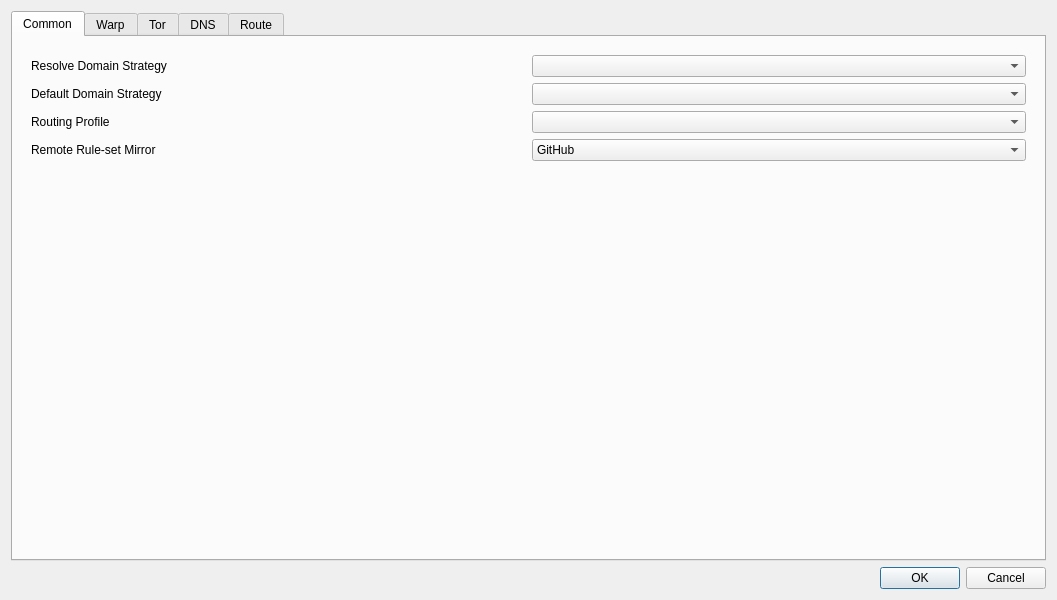
<?xml version="1.0" encoding="UTF-8"?>
<ui version="4.0">
 <class>DialogManageRoutes</class>
 <widget class="QDialog" name="DialogManageRoutes">
  <property name="geometry">
   <rect>
    <x>0</x>
    <y>0</y>
    <width>1057</width>
    <height>600</height>
   </rect>
  </property>
  <property name="windowTitle">
   <string>Routes</string>
  </property>
  <layout class="QVBoxLayout" name="verticalLayout">
   <item>
    <widget class="QTabWidget" name="tabWidget">
     <property name="currentIndex">
      <number>0</number>
     </property>
     <widget class="QWidget" name="tab">
      <attribute name="title">
       <string>Common</string>
      </attribute>
      <layout class="QVBoxLayout" name="verticalLayout_3">
       <item>
        <widget class="QWidget" name="widget" native="true">
         <layout class="QGridLayout" name="gridLayout_2">
          <item row="3" column="1">
           <widget class="QComboBox" name="route_prof"/>
          </item>
          <item row="2" column="0">
           <widget class="QLabel" name="label_3">
            <property name="uiLevel" stdset="0">
             <string notr="true">advanced</string>
            </property>
            <property name="toolTip">
             <string>&lt;html&gt;&lt;head/&gt;&lt;body&gt;&lt;p&gt;Used as default strategy when resolving outbound/dns server Domain addresses&lt;/p&gt;&lt;/body&gt;&lt;/html&gt;</string>
            </property>
            <property name="text">
             <string>Default Domain Strategy</string>
            </property>
            <property name="buddy">
             <cstring>default_domain_strategy</cstring>
            </property>
           </widget>
          </item>
          <item row="1" column="1">
           <widget class="QComboBox" name="domainStrategyCombo">
            <property name="uiLevel" stdset="0">
             <string notr="true">advanced</string>
            </property>
            <property name="editable">
             <bool>false</bool>
            </property>
           </widget>
          </item>
          <item row="2" column="1">
           <widget class="QComboBox" name="default_domain_strategy">
            <property name="uiLevel" stdset="0">
             <string notr="true">advanced</string>
            </property>
            <property name="editable">
             <bool>false</bool>
            </property>
           </widget>
          </item>
          <item row="4" column="0">
           <widget class="QLabel" name="ruleset_mirror_l">
            <property name="uiLevel" stdset="0">
             <string notr="true">advanced</string>
            </property>
            <property name="text">
             <string>Remote Rule-set Mirror</string>
            </property>
            <property name="buddy">
             <cstring>ruleset_mirror</cstring>
            </property>
           </widget>
          </item>
          <item row="1" column="0">
           <widget class="QLabel" name="label_6">
            <property name="uiLevel" stdset="0">
             <string notr="true">advanced</string>
            </property>
            <property name="toolTip">
             <string>&lt;html&gt;&lt;head/&gt;&lt;body&gt;&lt;p&gt;If not empty, resolves domains in requests according to the strategy&lt;/p&gt;&lt;/body&gt;&lt;/html&gt;</string>
            </property>
            <property name="text">
             <string>Resolve Domain Strategy</string>
            </property>
            <property name="buddy">
             <cstring>domainStrategyCombo</cstring>
            </property>
           </widget>
          </item>
          <item row="3" column="0">
           <widget class="QLabel" name="route_prof_l">
            <property name="text">
             <string>Routing Profile</string>
            </property>
            <property name="buddy">
             <cstring>route_prof</cstring>
            </property>
           </widget>
          </item>
          <item row="4" column="1">
           <widget class="QComboBox" name="ruleset_mirror">
            <property name="uiLevel" stdset="0">
             <string notr="true">advanced</string>
            </property>
            <item>
             <property name="text">
              <string>GitHub</string>
             </property>
            </item>
            <item>
             <property name="text">
              <string>jsDelivr(Cloudflare)</string>
             </property>
            </item>
            <item>
             <property name="text">
              <string>jsDelivr(Gcore)</string>
             </property>
            </item>
            <item>
             <property name="text">
              <string>jsDelivr(Quantil)</string>
             </property>
            </item>
            <item>
             <property name="text">
              <string>jsDelivr(Fastly)</string>
             </property>
            </item>
            <item>
             <property name="text">
              <string>jsDelivr(CDN)</string>
             </property>
            </item>
           </widget>
          </item>
         </layout>
        </widget>
       </item>
       <item>
        <spacer name="common_bottom_spacer">
         <property name="orientation">
          <enum>Qt::Vertical</enum>
         </property>
         <property name="sizeHint" stdset="0">
          <size>
           <width>20</width>
           <height>0</height>
          </size>
         </property>
        </spacer>
       </item>
      </layout>
     </widget>
     <widget class="QWidget" name="tab_5">
      <property name="uiFoldInto" stdset="0">
       <string notr="true">tab</string>
      </property>
      <attribute name="title">
       <string>Warp</string>
      </attribute>
      <layout class="QVBoxLayout" name="verticalLayout_8">
       <item>
        <widget class="QWidget" name="widget_3" native="true">
         <layout class="QFormLayout" name="formLayout_3">
          <item row="0" column="0">
           <widget class="QCheckBox" name="enable_warp">
            <property name="toolTip">
             <string>&lt;html&gt;&lt;head/&gt;&lt;body&gt;&lt;p&gt;Enables the following config to be used as egress, useful for bypassing services restrciting non-warp VPNs&lt;/p&gt;&lt;/body&gt;&lt;/html&gt;</string>
            </property>
            <property name="text">
             <string>Enable Warp</string>
            </property>
           </widget>
          </item>
          <item row="1" column="0">
           <widget class="QLabel" name="warp_mode_l">
            <property name="toolTip">
             <string>WireGuard runs over UDP. AmneziaWG adds WARP-compatible junk and camouflage packets. MASQUE tunnels over HTTP/3 or HTTP/2.</string>
            </property>
            <property name="text">
             <string>Mode</string>
            </property>
            <property name="buddy">
             <cstring>warp_mode</cstring>
            </property>
           </widget>
          </item>
          <item row="1" column="1">
           <widget class="QComboBox" name="warp_mode">
            <property name="toolTip">
             <string>WireGuard runs over UDP. AmneziaWG adds WARP-compatible junk and camouflage packets. MASQUE tunnels over HTTP/3 or HTTP/2.</string>
            </property>
            <item>
             <property name="text">
              <string notr="true">WireGuard</string>
             </property>
            </item>
            <item>
             <property name="text">
              <string notr="true">MASQUE</string>
             </property>
            </item>
            <item>
             <property name="text">
              <string notr="true">AmneziaWG</string>
             </property>
            </item>
           </widget>
          </item>
         </layout>
        </widget>
       </item>
       <item>
        <widget class="QGroupBox" name="warp_wg_box">
         <property name="uiLevel" stdset="0">
          <string notr="true">advanced</string>
         </property>
         <property name="title">
          <string notr="true">WireGuard</string>
         </property>
         <layout class="QFormLayout" name="warp_wg_form">
          <item row="0" column="0">
           <widget class="QLabel" name="label_7">
            <property name="text">
             <string>Endpoint</string>
            </property>
            <property name="buddy">
             <cstring>warp_ep</cstring>
            </property>
           </widget>
          </item>
          <item row="0" column="1">
           <widget class="QLineEdit" name="warp_ep"/>
          </item>
          <item row="1" column="0">
           <widget class="QLabel" name="label_4">
            <property name="text">
             <string>Private Key</string>
            </property>
            <property name="buddy">
             <cstring>warp_private_key</cstring>
            </property>
           </widget>
          </item>
          <item row="1" column="1">
           <widget class="QLineEdit" name="warp_private_key"/>
          </item>
          <item row="2" column="0">
           <widget class="QLabel" name="label_5">
            <property name="text">
             <string>Public Key</string>
            </property>
            <property name="buddy">
             <cstring>warp_public_key</cstring>
            </property>
           </widget>
          </item>
          <item row="2" column="1">
           <widget class="QLineEdit" name="warp_public_key"/>
          </item>
          <item row="3" column="0">
           <widget class="QLabel" name="label_12">
            <property name="text">
             <string>Interface Addresses</string>
            </property>
            <property name="buddy">
             <cstring>warp_ifc_addrs</cstring>
            </property>
           </widget>
          </item>
          <item row="3" column="1">
           <widget class="QLineEdit" name="warp_ifc_addrs"/>
          </item>
          <item row="4" column="0">
           <widget class="QLabel" name="label">
            <property name="text">
             <string>Reserved</string>
            </property>
            <property name="buddy">
             <cstring>warp_reserved</cstring>
            </property>
           </widget>
          </item>
          <item row="4" column="1">
           <widget class="QLineEdit" name="warp_reserved"/>
          </item>
         </layout>
        </widget>
       </item>
       <item>
        <widget class="QGroupBox" name="warp_masque_box">
         <property name="uiLevel" stdset="0">
          <string notr="true">advanced</string>
         </property>
         <property name="title">
          <string notr="true">MASQUE</string>
         </property>
         <layout class="QFormLayout" name="warp_masque_form">
          <item row="0" column="0">
           <widget class="QLabel" name="warp_masque_ep_l">
            <property name="text">
             <string>Endpoint</string>
            </property>
            <property name="buddy">
             <cstring>warp_masque_ep</cstring>
            </property>
           </widget>
          </item>
          <item row="0" column="1">
           <widget class="QLineEdit" name="warp_masque_ep"/>
          </item>
          <item row="1" column="0">
           <widget class="QLabel" name="warp_masque_private_key_l">
            <property name="text">
             <string>Private Key</string>
            </property>
            <property name="buddy">
             <cstring>warp_masque_private_key</cstring>
            </property>
           </widget>
          </item>
          <item row="1" column="1">
           <widget class="QLineEdit" name="warp_masque_private_key"/>
          </item>
          <item row="2" column="0">
           <widget class="QLabel" name="warp_masque_peer_public_key_l">
            <property name="toolTip">
             <string>Base64 DER of the server's public key. When set, it pins the server certificate.</string>
            </property>
            <property name="text">
             <string>Peer Public Key</string>
            </property>
            <property name="buddy">
             <cstring>warp_masque_peer_public_key</cstring>
            </property>
           </widget>
          </item>
          <item row="2" column="1">
           <widget class="QLineEdit" name="warp_masque_peer_public_key"/>
          </item>
          <item row="3" column="0">
           <widget class="QLabel" name="warp_masque_ifc_addrs_l">
            <property name="text">
             <string>Interface Addresses</string>
            </property>
            <property name="buddy">
             <cstring>warp_masque_ifc_addrs</cstring>
            </property>
           </widget>
          </item>
          <item row="3" column="1">
           <widget class="QLineEdit" name="warp_masque_ifc_addrs"/>
          </item>
          <item row="4" column="0">
           <widget class="QLabel" name="warp_masque_sni_l">
            <property name="text">
             <string notr="true">SNI</string>
            </property>
            <property name="buddy">
             <cstring>warp_masque_sni</cstring>
            </property>
           </widget>
          </item>
          <item row="4" column="1">
           <widget class="QLineEdit" name="warp_masque_sni"/>
          </item>
          <item row="5" column="0">
           <widget class="QLabel" name="warp_masque_http_mode_l">
            <property name="toolTip">
             <string>HTTP/3 runs over UDP; HTTP/2 runs over TLS on TCP and works where UDP is blocked.</string>
            </property>
            <property name="text">
             <string>HTTP Version</string>
            </property>
            <property name="buddy">
             <cstring>warp_masque_http_mode</cstring>
            </property>
           </widget>
          </item>
          <item row="5" column="1">
           <widget class="QComboBox" name="warp_masque_http_mode">
            <property name="toolTip">
             <string>HTTP/3 runs over UDP; HTTP/2 runs over TLS on TCP and works where UDP is blocked.</string>
            </property>
            <item>
             <property name="text">
              <string>HTTP/3 (fallback to HTTP/2)</string>
             </property>
            </item>
            <item>
             <property name="text">
              <string>HTTP/3 only</string>
             </property>
            </item>
            <item>
             <property name="text">
              <string notr="true">HTTP/2</string>
             </property>
            </item>
           </widget>
          </item>
         </layout>
        </widget>
       </item>
       <item>
        <layout class="QHBoxLayout" name="warp_autogen_row">
         <item>
          <widget class="QPushButton" name="warp_autogen">
           <property name="toolTip">
            <string>&lt;html&gt;&lt;head/&gt;&lt;body&gt;&lt;p&gt;Gets a new config from cloudflare API&lt;/p&gt;&lt;/body&gt;&lt;/html&gt;</string>
           </property>
           <property name="text">
            <string>Generate Warp Config</string>
           </property>
          </widget>
         </item>
         <item>
          <widget class="QPushButton" name="warp_api_hosts_btn">
           <property name="uiLevel" stdset="0">
            <string notr="true">advanced</string>
           </property>
           <property name="toolTip">
            <string>Cloudflare API domains to try, in order, when generating a WARP config</string>
           </property>
           <property name="text">
            <string>Registration Domains…</string>
           </property>
          </widget>
         </item>
         <item>
          <widget class="QPushButton" name="warp_advanced_btn">
           <property name="uiLevel" stdset="0">
            <string notr="true">advanced</string>
           </property>
           <property name="toolTip">
            <string>TLS fragmentation for WARP registration</string>
           </property>
           <property name="text">
            <string>Advanced…</string>
           </property>
          </widget>
         </item>
         <item>
          <spacer name="warp_autogen_spacer">
           <property name="orientation">
            <enum>Qt::Horizontal</enum>
           </property>
           <property name="sizeHint" stdset="0">
            <size>
             <width>40</width>
             <height>20</height>
            </size>
           </property>
          </spacer>
         </item>
        </layout>
       </item>
       <item>
        <spacer name="warp_bottom_spacer">
         <property name="orientation">
          <enum>Qt::Vertical</enum>
         </property>
         <property name="sizeHint" stdset="0">
          <size>
           <width>20</width>
           <height>40</height>
          </size>
         </property>
        </spacer>
       </item>
      </layout>
     </widget>
     <widget class="QWidget" name="tab_tor">
      <property name="uiFoldInto" stdset="0">
       <string notr="true">tab</string>
      </property>
      <attribute name="title">
       <string notr="true">Tor</string>
      </attribute>
      <layout class="QVBoxLayout" name="tor_layout">
       <item>
        <widget class="QCheckBox" name="enable_tor">
         <property name="toolTip">
          <string>Sends proxied traffic out through Tor, over the selected server. TCP only.</string>
         </property>
         <property name="text">
          <string>Exit through Tor</string>
         </property>
        </widget>
       </item>
       <item>
        <widget class="QLabel" name="tor_status"/>
       </item>
       <item>
        <spacer name="tor_bottom_spacer">
         <property name="orientation">
          <enum>Qt::Vertical</enum>
         </property>
         <property name="sizeHint" stdset="0">
          <size>
           <width>20</width>
           <height>40</height>
          </size>
         </property>
        </spacer>
       </item>
      </layout>
     </widget>
     <widget class="QWidget" name="tab_3">
      <attribute name="title">
       <string>DNS</string>
      </attribute>
      <layout class="QVBoxLayout" name="verticalLayout_4">
       <item>
        <widget class="QGroupBox" name="simple_dns_box">
         <property name="uiFoldInto" stdset="0">
          <string notr="true">tab</string>
         </property>
         <property name="title">
          <string>Simple DNS Settings</string>
         </property>
         <layout class="QGridLayout" name="gridLayout">
          <item row="4" column="0">
           <widget class="QLabel" name="label_2">
            <property name="uiLevel" stdset="0">
             <string notr="true">advanced</string>
            </property>
            <property name="toolTip">
             <string>&lt;html&gt;&lt;head/&gt;&lt;body&gt;&lt;p&gt;Local DNS can not be used in some configurations, you will have to set an ip here to be used as local dns in such situations&lt;/p&gt;&lt;/body&gt;&lt;/html&gt;</string>
            </property>
            <property name="text">
             <string>Local Override</string>
            </property>
            <property name="buddy">
             <cstring>local_override</cstring>
            </property>
           </widget>
          </item>
          <item row="7" column="3">
           <layout class="QHBoxLayout" name="horizontalLayout_3">
            <item>
             <widget class="QComboBox" name="dns_final_out">
              <item>
               <property name="text">
                <string notr="true">remote</string>
               </property>
              </item>
              <item>
               <property name="text">
                <string notr="true">direct</string>
               </property>
              </item>
             </widget>
            </item>
            <item>
             <widget class="QCheckBox" name="enable_dns_routing">
              <property name="uiLevel" stdset="0">
               <string notr="true">advanced</string>
              </property>
              <property name="toolTip">
               <string>&lt;html&gt;&lt;head/&gt;&lt;body&gt;&lt;p&gt;When enabled, domains destined for direct outbound will also be resolved using direct dns&lt;/p&gt;&lt;/body&gt;&lt;/html&gt;</string>
              </property>
              <property name="text">
               <string>Enable DNS Routing</string>
              </property>
             </widget>
            </item>
            <item>
             <widget class="QCheckBox" name="respect_hosts">
              <property name="uiLevel" stdset="0">
               <string notr="true">advanced</string>
              </property>
              <property name="toolTip">
               <string>&lt;html&gt;&lt;head/&gt;&lt;body&gt;&lt;p&gt;Answer A/AAAA queries from the system hosts file before consulting any DNS server. Only domains actually listed in the file are affected.&lt;/p&gt;&lt;/body&gt;&lt;/html&gt;</string>
              </property>
              <property name="text">
               <string>Respect Hosts File</string>
              </property>
             </widget>
            </item>
            <item>
             <widget class="QPushButton" name="predefined_dns">
              <property name="uiLevel" stdset="0">
               <string notr="true">advanced</string>
              </property>
              <property name="sizePolicy">
               <sizepolicy hsizetype="Maximum" vsizetype="Fixed">
                <horstretch>0</horstretch>
                <verstretch>0</verstretch>
               </sizepolicy>
              </property>
              <property name="text">
               <string>Predefined Answers</string>
              </property>
             </widget>
            </item>
            <item>
             <widget class="QPushButton" name="dns_rules">
              <property name="sizePolicy">
               <sizepolicy hsizetype="Maximum" vsizetype="Fixed">
                <horstretch>0</horstretch>
                <verstretch>0</verstretch>
               </sizepolicy>
              </property>
              <property name="text">
               <string>DNS Rules</string>
              </property>
             </widget>
            </item>
           </layout>
          </item>
          <item row="1" column="0">
           <widget class="QLabel" name="label_9">
            <property name="toolTip">
             <string>&lt;html&gt;&lt;head/&gt;&lt;body&gt;&lt;p&gt;examples:&lt;br/&gt;tls://8.8.8.8&lt;br/&gt;https://domain/path&lt;/p&gt;&lt;p&gt;tcp://8.8.8.8:1234&lt;/p&gt;&lt;p&gt;dhcp://auto&lt;/p&gt;&lt;p&gt;h3://domain/path&lt;/p&gt;&lt;p&gt;quic://domain:4632&lt;/p&gt;&lt;p&gt;etc&lt;/p&gt;&lt;/body&gt;&lt;/html&gt;</string>
            </property>
            <property name="text">
             <string>Remote DNS</string>
            </property>
            <property name="buddy">
             <cstring>remote_dns</cstring>
            </property>
           </widget>
          </item>
          <item row="4" column="3">
           <layout class="QHBoxLayout" name="horizontalLayout_5">
            <item>
             <widget class="QLineEdit" name="local_override">
              <property name="uiLevel" stdset="0">
               <string notr="true">advanced</string>
              </property>
             </widget>
            </item>
           </layout>
          </item>
          <item row="2" column="3">
           <layout class="QHBoxLayout" name="horizontalLayout_8">
            <item>
             <widget class="QComboBox" name="direct_dns">
              <property name="sizePolicy">
               <sizepolicy hsizetype="Expanding" vsizetype="Fixed">
                <horstretch>0</horstretch>
                <verstretch>0</verstretch>
               </sizepolicy>
              </property>
              <property name="editable">
               <bool>true</bool>
              </property>
             </widget>
            </item>
            <item>
             <widget class="QCheckBox" name="direct_dns_disable_ipv6">
              <property name="uiLevel" stdset="0">
               <string notr="true">advanced</string>
              </property>
              <property name="toolTip">
               <string>Answer AAAA queries sent to this server with an empty result.</string>
              </property>
              <property name="text">
               <string>Disable IPv6</string>
              </property>
             </widget>
            </item>
           </layout>
          </item>
          <item row="2" column="0">
           <widget class="QLabel" name="label_8">
            <property name="toolTip">
             <string>This is especially important and it is recommended to use the default value of &quot;localhost&quot;.
If the default value does not work, try changing it to &quot;223.5.5.5&quot;.
For more information, see the document &quot;Configuration/DNS&quot;.</string>
            </property>
            <property name="text">
             <string>Direct DNS</string>
            </property>
            <property name="buddy">
             <cstring>direct_dns</cstring>
            </property>
           </widget>
          </item>
          <item row="1" column="3">
           <layout class="QHBoxLayout" name="horizontalLayout_7">
            <item>
             <widget class="QComboBox" name="remote_dns">
              <property name="sizePolicy">
               <sizepolicy hsizetype="Expanding" vsizetype="Fixed">
                <horstretch>0</horstretch>
                <verstretch>0</verstretch>
               </sizepolicy>
              </property>
              <property name="editable">
               <bool>true</bool>
              </property>
             </widget>
            </item>
            <item>
             <widget class="QCheckBox" name="remote_dns_disable_ipv6">
              <property name="uiLevel" stdset="0">
               <string notr="true">advanced</string>
              </property>
              <property name="toolTip">
               <string>Answer AAAA queries sent to this server with an empty result.</string>
              </property>
              <property name="text">
               <string>Disable IPv6</string>
              </property>
             </widget>
            </item>
           </layout>
          </item>
          <item row="7" column="0">
           <widget class="QLabel" name="dns_final_out_l">
            <property name="text">
             <string>Default DNS server</string>
            </property>
            <property name="buddy">
             <cstring>dns_final_out</cstring>
            </property>
           </widget>
          </item>
          <item row="8" column="3">
           <layout class="QHBoxLayout" name="horizontalLayout_6">
            <item>
             <widget class="QCheckBox" name="enable_fakeip">
              <property name="uiLevel" stdset="0">
               <string notr="true">advanced</string>
              </property>
              <property name="text">
               <string>Enable FakeIP</string>
              </property>
             </widget>
            </item>
            <item>
             <widget class="QCheckBox" name="fakeip_disable_ipv6">
              <property name="uiLevel" stdset="0">
               <string notr="true">advanced</string>
              </property>
              <property name="toolTip">
               <string>Hand out no fake IPv6 addresses; AAAA queries are answered empty.</string>
              </property>
              <property name="text">
               <string>FakeIP Disable IPv6</string>
              </property>
             </widget>
            </item>
           </layout>
          </item>
         </layout>
        </widget>
       </item>
       <item>
        <widget class="QGroupBox" name="groupBox">
         <property name="uiLevel" stdset="0">
          <string notr="true">advanced</string>
         </property>
         <property name="sizePolicy">
          <sizepolicy hsizetype="Preferred" vsizetype="Maximum">
           <horstretch>0</horstretch>
           <verstretch>0</verstretch>
          </sizepolicy>
         </property>
         <property name="title">
          <string>Advanced</string>
         </property>
         <layout class="QVBoxLayout" name="verticalLayout_5">
          <item>
           <widget class="QPushButton" name="dns_advanced">
            <property name="sizePolicy">
             <sizepolicy hsizetype="Expanding" vsizetype="Fixed">
              <horstretch>0</horstretch>
              <verstretch>0</verstretch>
             </sizepolicy>
            </property>
            <property name="toolTip">
             <string>&lt;html&gt;&lt;head/&gt;&lt;body&gt;&lt;p&gt;Cache behaviour, optimistic cache and query timeout.&lt;/p&gt;&lt;/body&gt;&lt;/html&gt;</string>
            </property>
            <property name="text">
             <string>Advanced Settings</string>
            </property>
           </widget>
          </item>
          <item>
           <layout class="QHBoxLayout" name="horizontalLayout_4">
            <item>
             <widget class="QCheckBox" name="use_dns_object">
              <property name="text">
               <string>Use Custom DNS Object</string>
              </property>
             </widget>
            </item>
            <item>
             <widget class="QPushButton" name="dns_object_edit">
              <property name="sizePolicy">
               <sizepolicy hsizetype="Expanding" vsizetype="Fixed">
                <horstretch>0</horstretch>
                <verstretch>0</verstretch>
               </sizepolicy>
              </property>
              <property name="text">
               <string>Edit DNS Object</string>
              </property>
             </widget>
            </item>
           </layout>
          </item>
         </layout>
        </widget>
       </item>
       <item>
        <spacer name="dns_bottom_spacer">
         <property name="orientation">
          <enum>Qt::Vertical</enum>
         </property>
         <property name="sizeHint" stdset="0">
          <size>
           <width>20</width>
           <height>0</height>
          </size>
         </property>
        </spacer>
       </item>
      </layout>
     </widget>
     <widget class="QWidget" name="tab_2">
      <attribute name="title">
       <string>Route</string>
      </attribute>
      <layout class="QVBoxLayout" name="verticalLayout_2">
       <item>
        <widget class="QGroupBox" name="route_profiles_box">
         <property name="title">
          <string>Routing Profiles</string>
         </property>
         <layout class="QVBoxLayout" name="verticalLayout_6">
          <item>
           <widget class="QListWidget" name="route_profiles"/>
          </item>
          <item>
           <widget class="QWidget" name="widget_2" native="true">
            <layout class="QHBoxLayout" name="horizontalLayout_2">
             <item>
              <widget class="QPushButton" name="new_route">
               <property name="text">
                <string>New</string>
               </property>
              </widget>
             </item>
             <item>
              <widget class="QPushButton" name="clone_route">
               <property name="text">
                <string>Clone</string>
               </property>
              </widget>
             </item>
             <item>
              <widget class="QPushButton" name="export_route">
               <property name="text">
                <string>Export</string>
               </property>
              </widget>
             </item>
             <item>
              <widget class="QPushButton" name="import_route">
               <property name="text">
                <string>Import</string>
               </property>
              </widget>
             </item>
             <item>
              <widget class="QPushButton" name="edit_route">
               <property name="text">
                <string>Edit</string>
               </property>
              </widget>
             </item>
             <item>
              <widget class="QPushButton" name="delete_route">
               <property name="text">
                <string>Delete</string>
               </property>
              </widget>
             </item>
             <item>
              <widget class="QPushButton" name="update_route">
               <property name="toolTip">
                <string>Update the selected remote routing profile, or all of them</string>
               </property>
               <property name="text">
                <string>Update</string>
               </property>
              </widget>
             </item>
            </layout>
           </widget>
          </item>
         </layout>
        </widget>
       </item>
      </layout>
     </widget>
    </widget>
   </item>
   <item>
    <layout class="QHBoxLayout" name="horizontalLayout">
     <item>
      <widget class="QDialogButtonBox" name="buttonBox">
       <property name="sizePolicy">
        <sizepolicy hsizetype="Preferred" vsizetype="Preferred">
         <horstretch>0</horstretch>
         <verstretch>0</verstretch>
        </sizepolicy>
       </property>
       <property name="standardButtons">
        <set>QDialogButtonBox::StandardButton::Cancel|QDialogButtonBox::StandardButton::Ok</set>
       </property>
      </widget>
     </item>
    </layout>
   </item>
  </layout>
 </widget>
 <tabstops>
  <tabstop>tabWidget</tabstop>
  <tabstop>domainStrategyCombo</tabstop>
  <tabstop>default_domain_strategy</tabstop>
  <tabstop>remote_dns</tabstop>
  <tabstop>remote_dns_disable_ipv6</tabstop>
  <tabstop>direct_dns</tabstop>
  <tabstop>direct_dns_disable_ipv6</tabstop>
  <tabstop>dns_final_out</tabstop>
 </tabstops>
 <resources/>
 <connections>
  <connection>
   <sender>buttonBox</sender>
   <signal>rejected()</signal>
   <receiver>DialogManageRoutes</receiver>
   <slot>reject()</slot>
   <hints>
    <hint type="sourcelabel">
     <x>399</x>
     <y>574</y>
    </hint>
    <hint type="destinationlabel">
     <x>399</x>
     <y>299</y>
    </hint>
   </hints>
  </connection>
  <connection>
   <sender>buttonBox</sender>
   <signal>accepted()</signal>
   <receiver>DialogManageRoutes</receiver>
   <slot>accept()</slot>
   <hints>
    <hint type="sourcelabel">
     <x>399</x>
     <y>574</y>
    </hint>
    <hint type="destinationlabel">
     <x>399</x>
     <y>299</y>
    </hint>
   </hints>
  </connection>
 </connections>
</ui>
